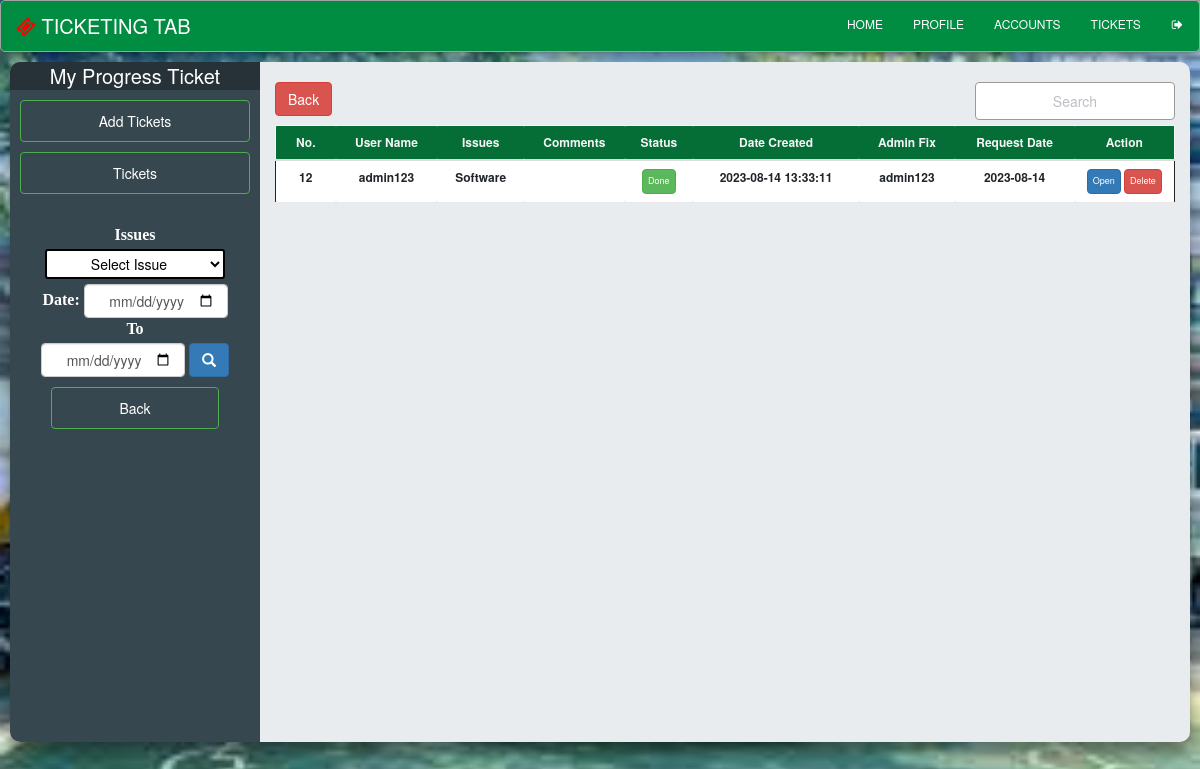
/ticketsystem/admin-data.php (signed in), run on the app's committed database.
### tables this page shows
CREATE TABLE `ticketing` (
  `id` int(255) NOT NULL,
  `username` varchar(100) NOT NULL,
  `issue` varchar(100) NOT NULL,
  `status` varchar(100) NOT NULL,
  `create_datetime` datetime NOT NULL DEFAULT current_timestamp(),
  `adminfix` varchar(100) NOT NULL,
  `sdate` date NOT NULL,
  `feedback` varchar(100) NOT NULL,
  `photo` varchar(100) NOT NULL,
  `comment` varchar(255) NOT NULL
);

### ticketsystem/table/tech-table.php (the view)
<?php
	require 'database/db_conn.php';
    $id = $_SESSION['username'];
	if(ISSET($_POST['search'])){
		$date1 = date("Y-m-d", strtotime($_POST['date1']));
		$date2 = date("Y-m-d", strtotime($_POST['date2']));
		$query=mysqli_query($conn, "SELECT * FROM ticketing WHERE adminfix ='$id' && date(`sdate`) BETWEEN '$date1' AND '$date2'") or die(mysqli_error());
		$row=mysqli_num_rows($query);
		if($row>0){
			while($row=mysqli_fetch_array($query)){
?>
                        <tr scope="row">
                        <th class="text-center"><?php echo $row['id'] ?></th>
                        <th class="text-center"><?php echo $row['username'] ?></th>
                        <th class="text-center"><?php echo $row['issue'] ?></th>
                        <th><?php echo $row['comment'] ?></th>
                        <th class="text-center">
                                <?php
                                if($row['status'] == "Pending"){
                                    echo '<button class="btn btn-warning">'.$row['status'].'</button>';
                                }else if($row['status'] == "In progress"){
                                    echo '<button class="btn btn-info">'.$row['status'].'</button>';
                                }else if($row['status'] == "Cancelled"){
                                    echo '<button class="btn btn-danger">'.$row['status'].'</button>';
                                }else if($row['status'] == "Done"){
                                    echo '<button class="btn btn-success">'.$row['status'].'</button>';
                                }
                                ?>
                        </th>
                        <th class="text-center"><?php echo $row['create_datetime'] ?></th>
                        <th class="text-center"><?php echo $row['adminfix'] ?></th>
                        <th class="text-center"><?php echo $row['sdate'] ?></th>
                        <th>
                        <a class="btn btn-primary" href="admin-ticket.php?id=<?php echo $row['id']?>" class = "text-light">Open</a>
                        <a class="btn btn-danger" href="admin-delete.php?id=<?php echo $row['id']?>" onclick="return confirm('Are you sure to delete?')">Delete</a>
                        </th>
                        </tr>
<?php
			}
		}else{
			echo'
			<tr>
				<td colspan = "4"><center>Record Not Found</center></td>
			</tr>';
		}
	}else{
		$id = $_SESSION['username'];
                $sql = "SELECT * FROM ticketing where adminfix ='$id'";
                $r = mysqli_query($conn, $sql);
                while ($row = mysqli_fetch_assoc($r))
                {
                    ?>
                        <tr scope="row">
                        <th class="text-center"><?php echo $row['id'] ?></th>
                        <th class="text-center"><?php echo $row['username'] ?></th>
                        <th class="text-center"><?php echo $row['issue'] ?></th>
                        <th><?php echo $row['comment'] ?></th>
                        <th class="text-center">
                                <?php
                                if($row['status'] == "Pending"){
                                    echo '<button class="btn btn-warning">'.$row['status'].'</button>';
                                }else if($row['status'] == "In progress"){
                                    echo '<button class="btn btn-info">'.$row['status'].'</button>';
                                }else if($row['status'] == "Cancelled"){
                                    echo '<button class="btn btn-danger">'.$row['status'].'</button>';
                                }else if($row['status'] == "Done"){
                                    echo '<button class="btn btn-success">'.$row['status'].'</button>';
                                }
                                ?>
                        </th>
                        <th class="text-center"><?php echo $row['create_datetime'] ?></th>
                        <th class="text-center"><?php echo $row['adminfix'] ?></th>
                        <th class="text-center"><?php echo $row['sdate'] ?></th>
                        <th>
                            <a class="btn btn-primary" href="admin-ticket.php?id=<?php echo $row['id']?>" class = "text-light">Open</a>
                            <a class="btn btn-danger" href="admin-delete.php?id=<?php echo $row['id']?>" onclick="return confirm('Are you sure to delete?')">Delete</a>
                        </th>
                        </tr>
<?php
		}
	}
?>

### ticketsystem/css/stylesheet.css (style rules this page uses)
* { box-sizing: border-box; text-align: center; }
body { background-image: url('bg2.jpg'); height: 100%; background-position: center; background-repeat: no-repeat; background-size: cover; }
h2, h3, a { color: #000000; }
td, th { text-align: left; padding: 7px; text-align: center; border: solid white; border-radius: 2px; }
tr { border-color: #000000; border-style: solid; border-width: 0; }
.btn { font-size: 10px; }
.table .btn { font-size: 9px; padding: 5px; }
table.table tr th, table.table tr td { border-color: #e9e9e9; padding: 12px 15px; vertical-align: middle; }
table.table tr th:first-child { width: 60px; }
table.table tr th:last-child { width: 100px; text-align: center; }
button, input[type=submit] { padding: 8px 0px; font-size: 1em; cursor: pointer; border-radius: 25px; color: #000000; background-color: #ffc72c; border-color: #ffd98e #ffbe3d #de9300; }
::placeholder { color: #bdbfc4; }
.text-center { text-align: center; }
th { text-align: center; }

### data on the page
ticketing: id "12", username "admin123", issue "Software", status "Done", create_datetime "2023-08-14 13:33:11", adminfix "admin123", sdate "2023-08-14"
